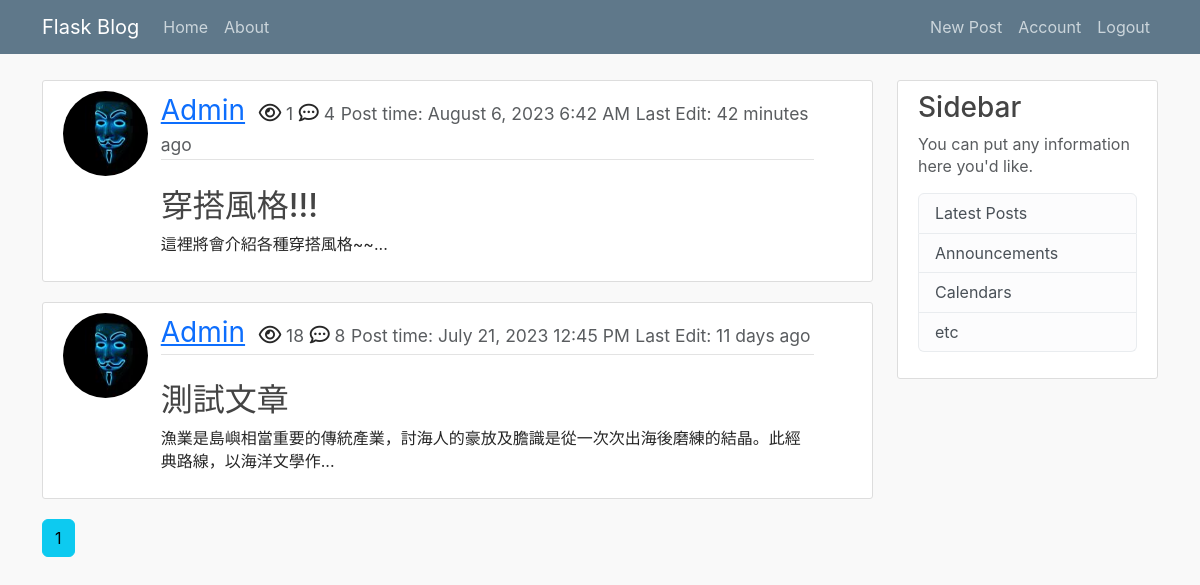
Screenshot of /home (signed in) with the database file from the repository.
### flask_blog/models.py (models this page shows, shortened)
class Post(db.Model):
    __tablename__ = 'post'
    id = db.Column(db.Integer, primary_key=True)
    title = db.Column(db.String(100), nullable=False)
    date_posted = db.Column(db.DateTime, nullable=False, default=datetime.utcnow)
    date_edited = db.Column(db.DateTime) # 這裡應該改成可空且預設為None
    view = db.Column(db.Integer, nullable=False, default=0)
    content = db.Column(db.Text, nullable=False)
    user_id = db.Column(db.Integer, db.ForeignKey('user.id', ondelete='CASCADE'), nullable=False)
    comments = db.relationship('Comment', backref='post', lazy=True, cascade='all, delete')
    category = db.Column(db.String(100), nullable=False)

class User(db.Model, UserMixin):
    __tablename__ = 'user'
    id = db.Column(db.Integer, primary_key=True)
    username = db.Column(db.String(20), unique=True, nullable=False)
    email = db.Column(db.String(120), unique=True, nullable=False)
    image_file = db.Column(db.String(20), unique=False, nullable=False, default='default.jpg')
    password = db.Column(db.String(60), nullable=False)
    posts = db.relationship('Post', backref='author', lazy=True, cascade='all, delete') # lazy="select"
    comments = db.relationship('Comment', backref='user', lazy=True, cascade='all, delete')
    likes = db.relationship('Like', backref='user', lazy=True, cascade='all, delete')

### flask_blog/main/routes.py (the view)
@main.route('/')
@main.route('/home')
def home():
    page = request.args.get('page', 1, type=int) # 製造一個optional的參數:頁數， 1是預設值， 並且只接受int
    category = request.args.get('category', None) #如果沒有指定要哪個category，則顯示全部貼文
    if not category:
        posts = Post.query.order_by(Post.date_posted.desc()).paginate(page=page, per_page=2)
    elif category in {'Travel', 'Food', 'Style'}:
        print(f'yes the category is: {category}')
        posts = Post.query.filter_by(category=category).order_by(Post.date_posted.desc()).paginate(page=page, per_page=2)
    else:
        abort(404)
    return render_template('home.html', title = 'Home', posts=posts)

### flask_blog/models.py (called while the page is built)
@login_manager.user_loader
def load_user(user_id):
    return User.query.get(int(user_id))

### flask_blog/templates/home.html
{% extends 'layout.html' %}
{% block content %}
    {% if posts.items %}
    {% for post in posts.items %}
      <article class="media content-section">
        <div class="row">
          <div class="col-1">
            <img class="rounded-circle article-img" src="{{ url_for('static', filename='profile_pics/' + post.author.image_file) }}">
          </div>
          <div class="media-body col-10">
            <div class="article-metadata">
              <a class="user-name" href="{{ url_for('users.user_posts', username=post.author.username ) }}">{{ post.author.username }}</a>
              <i class="far fa-eye icon-class"></i><small class='text-muted'> {{ post.view }}</small>
              <i class='far fa-comment-dots icon-class'></i><small class='text-muted'> {{ post.comments|length }}</small>
              <small class='text-muted'>Post time: {{ moment(post.date_posted).format('LLL') }}</small>
              {% if post.date_posted != post.date_edited %}
                <small class= 'text-muted'>Last Edit: {{ moment(post.date_edited).fromNow(refresh=True) }}</small>
              {% endif %}
            </div>
            <br>
            <div>
              <h2><a class="article-title" href="{{ url_for('posts.post', post_id=post.id) }}">{{ post.title }}</a></h2>
              <p class="article-content">{{ (post.content|striptags)[:50] }}...</p>
            </div>
          </div>
        </div>
      </article>
    {% endfor %}
    {% else %}
    <h1>No Posts</h1>
    {% endif %}
    {% for page_num in posts.iter_pages(left_edge=1, right_edge=1, left_current=1, right_current=2) %}
      {% if page_num %}
        {% if posts.page == page_num %}
          <a href="{{ url_for('main.home', page=page_num) }}" class="btn btn-info mb-4">{{ page_num }}</a>
        {% else %}
          <a href="{{ url_for('main.home', page=page_num) }}" class="btn btn-outline-info mb-4">{{ page_num }}</a>
        {% endif %}
      {% else %}
        ...
      {% endif %}
    {% endfor %}
{% endblock content %}

### flask_blog/static/main.css (style rules this page uses)
body { background: #fafafa; color: #333333; margin-top: 5rem; }
h1, h2, h3, h4, h5, h6 { color: #444444; }
.icon-class { font-size: 20px; }
.content-section { background: #ffffff; padding: 10px 20px; border: 1px solid #dddddd; border-radius: 3px; margin-bottom: 20px; }
.article-title { color: #444444; }
.article-content { white-space: pre-line; }
.article-img { height: 85px; width: 85px; margin-right: 16px; }
.media-body { margin-left: 30px; }
.article-metadata { position: relative; padding-bottom: 1px; margin-bottom: 4px; border-bottom: 1px solid #e3e3e3; font-size: 20px; }
.article-metadata .user-name { font-size: 28px; margin-right: 8px; }
.article-title { text-decoration: none; }
.text-muted, a.text-muted:hover, a.text-muted:focus { color: #acacac; }
* { box-sizing: border-box; }
body { font-family: -apple-system, BlinkMacSystemFont, "Segoe UI", Roboto, Helvetica, Arial, sans-serif, "Apple Color Emoji", "Segoe UI Emoji", "Segoe UI Symbol"; line-height: 1.4; color: rgba(0, 0, 0, 0.85); background-color: #f9f9f9; }

### rows the page displays
Post: image_file (picture), author.username "Admin", view "1", comments|length "4", date_posted "August 6, 2023 6:42 AM", date_edited "42 minutes ago", title "穿搭風格!!!", content "這裡將會介紹各種穿搭風格~~"
Post: image_file (picture), author.username "Admin", view "18", comments|length "8", date_posted "July 21, 2023 12:45 PM", date_edited "11 days ago", title "測試文章", content "漁業是島嶼相當重要的傳統產業，討海人的豪放及膽識是從一次次出海後磨練的結晶。此經典路線，以海洋文學作"

### other values shown
{{ page_num }} "1"
